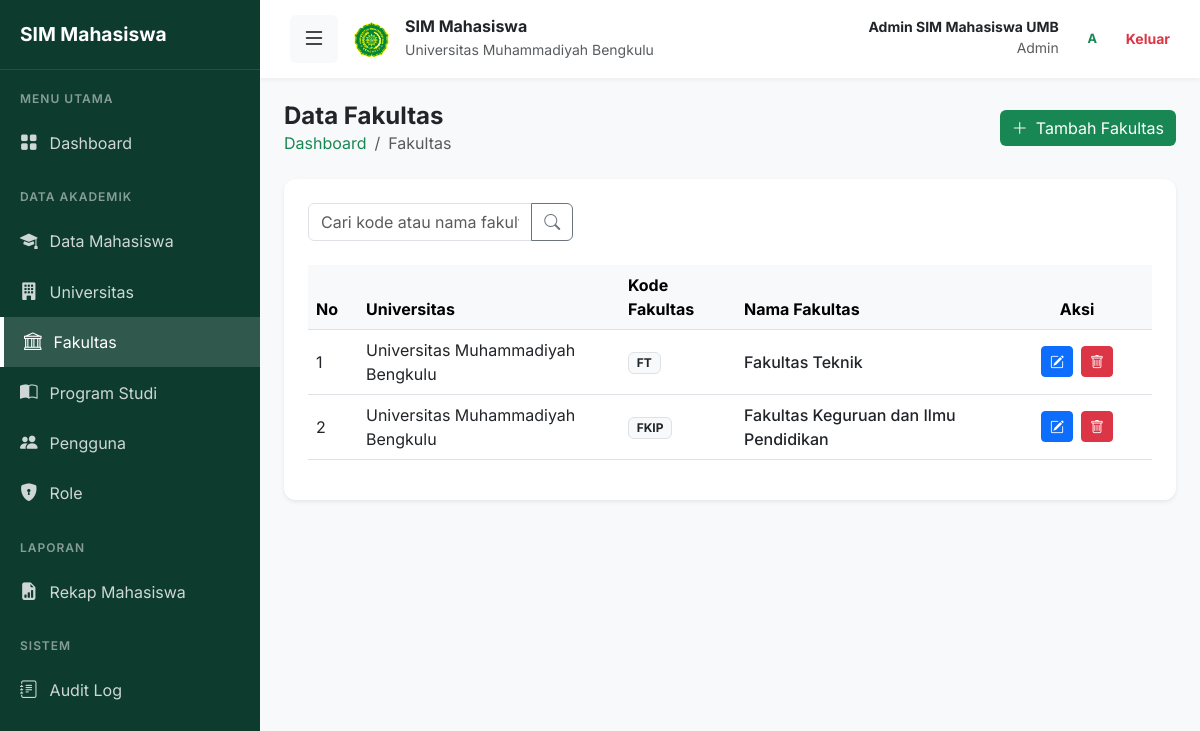
Screenshot of /fakultas/index.php (signed in) with the database file from the repository.
### tables this page shows
CREATE TABLE IF NOT EXISTS fakultas (
    id INT AUTO_INCREMENT PRIMARY KEY,
    universitas_id INT NOT NULL,
    kode_fakultas VARCHAR(20) NOT NULL,
    nama_fakultas VARCHAR(100) NOT NULL,
    created_at TIMESTAMP DEFAULT CURRENT_TIMESTAMP,
    FOREIGN KEY (universitas_id) REFERENCES universitas(id) ON DELETE CASCADE,
    UNIQUE(universitas_id, kode_fakultas)
);

CREATE TABLE IF NOT EXISTS universitas (
    id INT AUTO_INCREMENT PRIMARY KEY,
    kode_universitas VARCHAR(20) NOT NULL UNIQUE,
    nama_universitas VARCHAR(100) NOT NULL,
    alamat TEXT,
    email VARCHAR(100),
    nomor_telepon VARCHAR(20),
    created_at TIMESTAMP DEFAULT CURRENT_TIMESTAMP
);

### includes/functions.php (called while the page is built, shortened)
<?php
function h($string) {
    return htmlspecialchars($string, ENT_QUOTES, 'UTF-8');
}
?>

### fakultas/index.php (the view, shortened to what this page needs)
<?php
require_once '../config/database.php';
require_once '../includes/functions.php';
$search = $_GET['search'] ?? '';
$where = '';
$params = [];
$query = "SELECT f.*, u.nama_universitas
          FROM fakultas f
          JOIN universitas u ON f.universitas_id = u.id
          $where
          ORDER BY f.id DESC";
$stmt = $pdo->prepare($query);
$stmt->execute($params);
$fakultas = $stmt->fetchAll();
require_once '../includes/header.php';
?>
<div class="d-flex justify-content-between align-items-center mb-4">
    <div>
        <h4 class="fw-bold text-hijau-tua mb-0">Data Fakultas</h4>
        <nav aria-label="breadcrumb">
            <ol class="breadcrumb small mb-0">
                <li class="breadcrumb-item"><a href="../dashboard.php" class="text-decoration-none text-success">Dashboard</a></li>
                <li class="breadcrumb-item active" aria-current="page">Fakultas</li>
            </ol>
        </nav>
    </div>
    <a href="add.php" class="btn btn-hijau d-flex align-items-center">
        <i class="bi bi-plus-lg me-2"></i> Tambah Fakultas
    </a>
</div>
<div class="card card-custom border-0 shadow-sm bg-white">
    <div class="card-body p-4">
        <div class="row mb-4">
            <div class="col-md-4">
                <form action="" method="GET" class="input-group">
                    <input type="text" name="search" class="form-control" placeholder="Cari kode atau nama fakultas..." value="<?= h($search) ?>">
                    <button class="btn btn-outline-secondary" type="submit">
                        <i class="bi bi-search"></i>
                    </button>
                </form>
            </div>
        </div>
        <div class="table-responsive">
            <table class="table table-hover align-middle">
                <thead class="table-light">
                    <tr>
                        <th width="50">No</th>
                        <th>Universitas</th>
                        <th>Kode Fakultas</th>
                        <th>Nama Fakultas</th>
                        <th width="150" class="text-center">Aksi</th>
                    </tr>
                </thead>
                <tbody>
                    <?php if (count($fakultas) > 0): ?>
                        <?php foreach ($fakultas as $index => $f): ?>
                            <tr>
                                <td><?= $index + 1 ?></td>
                                <td><?= h($f['nama_universitas']) ?></td>
                                <td><span class="badge bg-light text-dark border"><?= h($f['kode_fakultas']) ?></span></td>
                                <td class="fw-medium"><?= h($f['nama_fakultas']) ?></td>
                                <td class="text-center">
                                    <div class="d-flex justify-content-center gap-2">
                                        <a href="edit.php?id=<?= $f['id'] ?>" class="btn btn-sm btn-primary" title="Edit">
                                            <i class="bi bi-pencil-square"></i>
                                        </a>
                                        <button type="button" class="btn btn-sm btn-danger" title="Hapus"
                                                onclick="confirmDelete(<?= $f['id'] ?>, '<?= h($f['nama_fakultas']) ?>')">
                                            <i class="bi bi-trash"></i>
                                        </button>
                                    </div>
                                </td>
                            </tr>
                        <?php endforeach; ?>
                    <?php else: ?>
                        <tr>
                            <td colspan="5" class="text-center py-4 text-muted small">Data tidak ditemukan</td>
                        </tr>
                    <?php endif; ?>
                </tbody>
            </table>
        </div>
    </div>
</div>
<?php require_once '../includes/footer.php'; ?>

### includes/header.php (style rules this page uses)
:root { --hijau-tua: #0d3b2e; --hijau-mint: #d1e7dd; --hijau-utama: #198754; --bg-konten: #f8f9fa; }
body { font-family: 'Inter', sans-serif; background-color: var(--bg-konten); overflow-x: hidden; }
.btn-hijau { background-color: var(--hijau-utama); color: white; border: none; transition: all 0.2s; }
.card-custom { border: 1px solid #eee; border-radius: 12px; box-shadow: 0 2px 10px rgba(0,0,0,0.02); transition: transform 0.2s; }

### rows the page displays
fakultas: universitas.nama_universitas "Universitas Muhammadiyah Bengkulu", kode_fakultas "FT", nama_fakultas "Fakultas Teknik"
fakultas: universitas.nama_universitas "Universitas Muhammadiyah Bengkulu", kode_fakultas "FKIP", nama_fakultas "Fakultas Keguruan dan Ilmu Pendidikan"

### other values shown
$_SESSION['nama_lengkap'] "Admin SIM Mahasiswa UMB"
$_SESSION['role_name'] "Admin"
substr($_SESSION['nama_lengkap'], 0, 1) "A"
